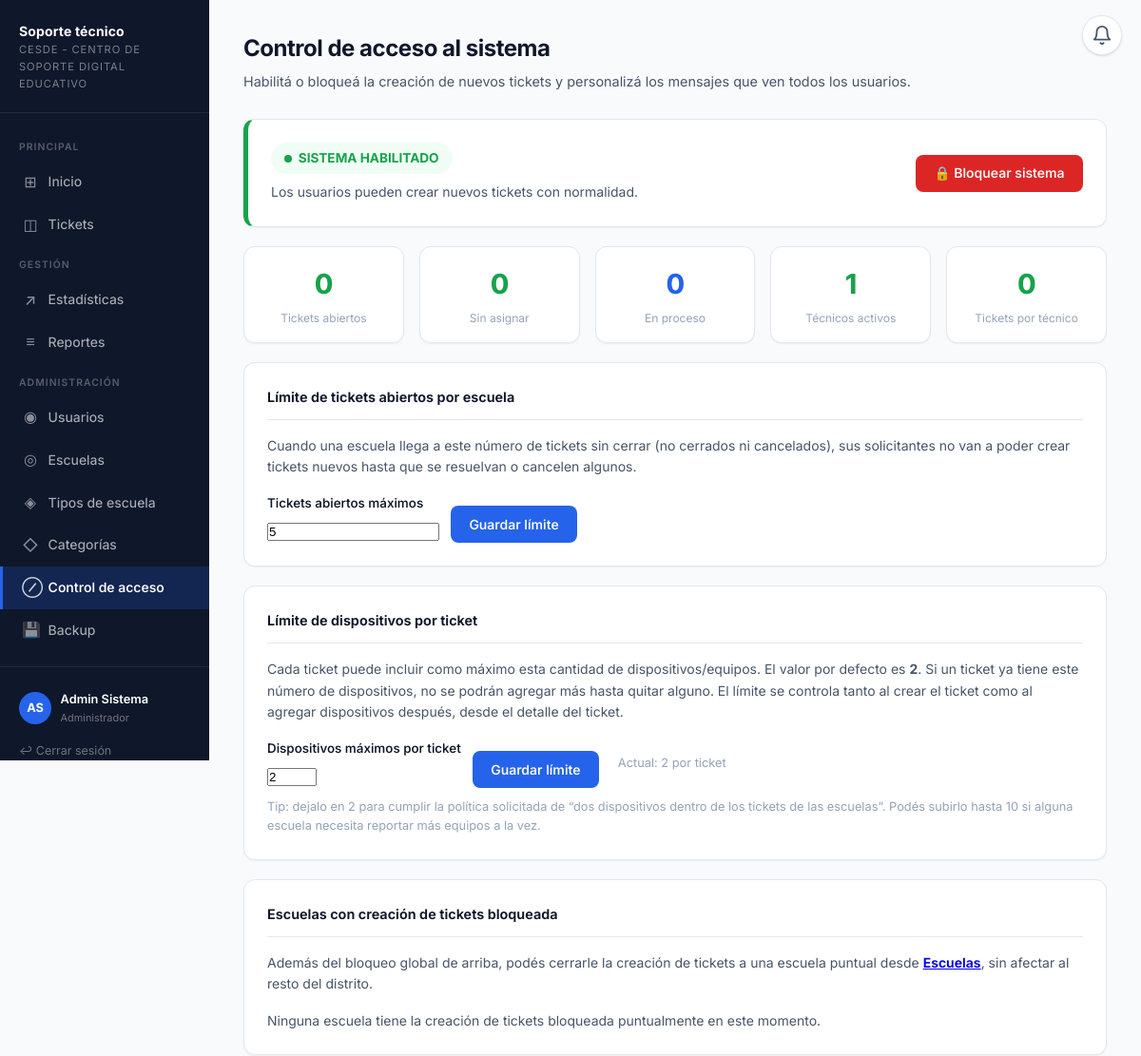
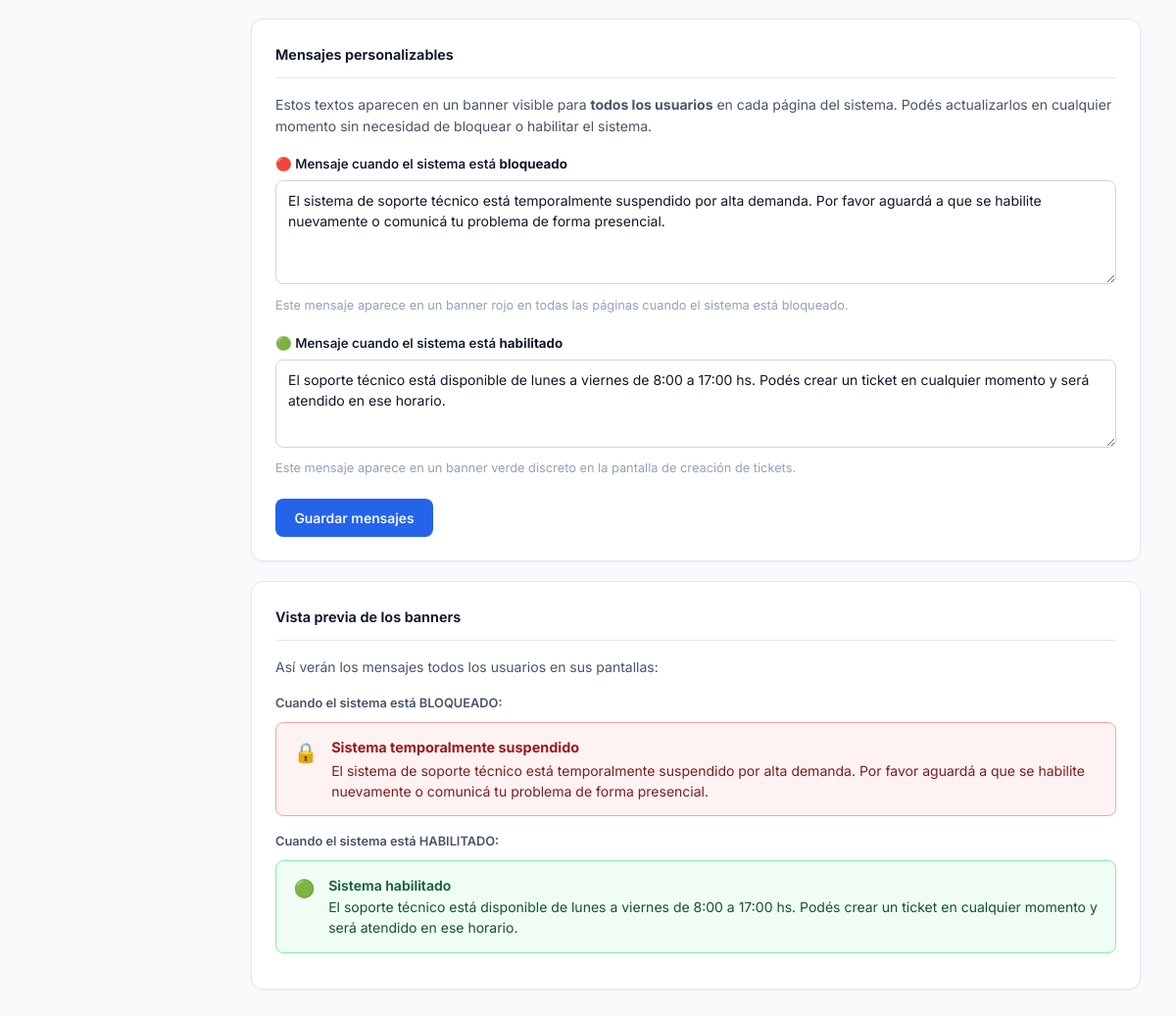
Page /admin_bloqueo.php (signed in) on the committed database (2 pictures, top to bottom).
### tables this page shows
CREATE TABLE configuracion_sistema (
    clave       VARCHAR(80)  NOT NULL PRIMARY KEY,
    valor       TEXT         NULL,
    descripcion VARCHAR(200) NULL,
    actualizado DATETIME     NOT NULL DEFAULT CURRENT_TIMESTAMP ON UPDATE CURRENT_TIMESTAMP
);

### config/sesion.php (called while the page is built, shortened)
<?php
function e(?string $texto): string
{
    return htmlspecialchars($texto ?? '', ENT_QUOTES, 'UTF-8');
}
function config(PDO $pdo, string $clave, string $default = ''): string
{
    if (!array_key_exists($clave, $GLOBALS['__cesde_config_cache'])) {
        $stmt = $pdo->prepare('SELECT valor FROM configuracion_sistema WHERE clave = :c');
        $stmt->execute(['c' => $clave]);
        $row = $stmt->fetch();
    }
    return $GLOBALS['__cesde_config_cache'][$clave];
}
function ticketsBloqueados(PDO $pdo): bool
{
    return config($pdo, 'tickets_bloqueados', '0') === '1';
}
function limiteTicketsAbiertosEscuela(PDO $pdo): int
{
    return (int) config($pdo, 'limite_tickets_abiertos_escuela', '5');
}
function limiteDispositivosPorTicket(PDO $pdo): int
{
    $val = (int) config($pdo, 'limite_dispositivos_por_ticket', '2');
    return $val > 0 ? $val : 2;
}

### public/admin_bloqueo.php (the view, shortened to what this page needs)
<?php
require_once __DIR__ . '/../config/sesion.php';
$pdo     = obtenerConexion();
$bloqueado = ticketsBloqueados($pdo);
$msgBloqueo     = config($pdo, 'mensaje_bloqueo');
$msgHabilitado  = config($pdo, 'mensaje_habilitado');
$bloqueoFecha   = config($pdo, 'bloqueo_fecha');
$bloqueoResp    = config($pdo, 'bloqueo_responsable');
$limiteActual   = limiteTicketsAbiertosEscuela($pdo);
$limiteDispositivosActual = limiteDispositivosPorTicket($pdo);
$escuelasBloqueadas = $pdo->query(
    "SELECT id, nombre, bloqueo_fecha, bloqueo_responsable
     FROM escuelas WHERE tickets_bloqueados = 1 ORDER BY nombre"
)->fetchAll();
$totalAbiertos  = (int) $pdo->query("SELECT COUNT(*) FROM tickets WHERE estado NOT IN ('cerrado','cancelado')")->fetchColumn();
$totalNuevos    = (int) $pdo->query("SELECT COUNT(*) FROM tickets WHERE estado = 'nuevo'")->fetchColumn();
$totalEnProceso = (int) $pdo->query("SELECT COUNT(*) FROM tickets WHERE estado = 'en_proceso'")->fetchColumn();
$tecnicos       = (int) $pdo->query("SELECT COUNT(*) FROM usuarios WHERE rol='tecnico' AND activo=1")->fetchColumn();
$cargaPromedio  = $tecnicos > 0 ? round($totalAbiertos / $tecnicos, 1) : 0;
require __DIR__ . '/../includes/header.php';
?>
<div class="pagina-header">
    <h1>Control de acceso al sistema</h1>
    <p>Habilitá o bloqueá la creación de nuevos tickets y personalizá los mensajes que ven todos los usuarios.</p>
</div>
<div class="tarjeta" style="border-left: 5px solid <?= $bloqueado ? 'var(--rojo)' : 'var(--verde)' ?>; margin-bottom:1.25rem;">
    <div style="display:flex; align-items:center; gap:1.5rem; flex-wrap:wrap;">
        <div style="flex:1;">
            <div style="display:flex; align-items:center; gap:0.75rem; margin-bottom:0.5rem;">
                <span style="
                    display:inline-flex; align-items:center; gap:0.4rem;
                    padding:0.35rem 0.9rem; border-radius:999px; font-size:0.85rem; font-weight:700;
                    background:<?= $bloqueado ? 'var(--rojo-claro)' : 'var(--verde-claro)' ?>;
                    color:<?= $bloqueado ? 'var(--rojo)' : 'var(--verde)' ?>;">
                    <span style="width:8px;height:8px;border-radius:50%;background:currentColor;display:inline-block;
                                 <?= !$bloqueado ? 'animation:pulse 2s infinite;' : '' ?>"></span>
                    <?= $bloqueado ? 'SISTEMA BLOQUEADO' : 'SISTEMA HABILITADO' ?>
                </span>
            </div>
            <?php if ($bloqueado && $bloqueoFecha): ?>
                <p class="texto-2" style="margin:0;">
                    Bloqueado el <?= date('d/m/Y \a \l\a\s H:i', strtotime($bloqueoFecha)) ?>
                    <?= $bloqueoResp ? " por <strong>" . e($bloqueoResp) . "</strong>" : '' ?>.
                </p>
            <?php elseif (!$bloqueado): ?>
                <p class="texto-2" style="margin:0;">Los usuarios pueden crear nuevos tickets con normalidad.</p>
            <?php endif; ?>
        </div>
        <div style="display:flex; gap:0.75rem; flex-shrink:0;">
            <?php if (!$bloqueado): ?>
                <form method="post" onsubmit="return confirm('¿Confirmar bloqueo? Los usuarios no podrán crear tickets hasta que vuelvas a habilitarlo.')">
                    <button type="submit" class="boton-peligro boton" style="margin:0;">
                        🔒 Bloquear sistema
                    </button>
                </form>
            <?php endif; ?>
        </div>
    </div>
</div>
<div style="display:grid; grid-template-columns:repeat(auto-fit,minmax(140px,1fr)); gap:1rem; margin-bottom:1.25rem;">
    <?php
    $contexto = [
        ['Tickets abiertos',  $totalAbiertos,  $totalAbiertos > 20 ? 'var(--rojo)' : ($totalAbiertos > 10 ? 'var(--amarillo)' : 'var(--verde)')],
        ['Sin asignar',       $totalNuevos,    $totalNuevos > 10 ? 'var(--rojo)' : ($totalNuevos > 5 ? 'var(--amarillo)' : 'var(--verde)')],
        ['En proceso',        $totalEnProceso, 'var(--acento)'],
        ['Técnicos activos',  $tecnicos,       'var(--verde)'],
        ['Tickets por técnico', $cargaPromedio, $cargaPromedio > 8 ? 'var(--rojo)' : ($cargaPromedio > 4 ? 'var(--amarillo)' : 'var(--verde)')],
    ];
    foreach ($contexto as [$label, $valor, $color]): ?>
    <div class="tarjeta" style="margin-bottom:0; padding:1rem 1.1rem; text-align:center;">
        <div style="font-size:1.8rem; font-weight:750; color:<?= $color ?>; letter-spacing:-0.02em;"><?= $valor ?></div>
        <div class="texto-3" style="font-size:0.75rem; margin-top:3px;"><?= $label ?></div>
    </div>
    <?php endforeach; ?>
</div>
<div class="tarjeta">
    <div class="tarjeta-titulo">Límite de tickets abiertos por escuela</div>
    <p class="texto-2" style="margin-bottom:1rem;">
        Cuando una escuela llega a este número de tickets sin cerrar (no cerrados ni cancelados),
        sus solicitantes no van a poder crear tickets nuevos hasta que se resuelvan o cancelen algunos.
    </p>
    <form method="post" style="display:flex; align-items:flex-end; gap:0.75rem; flex-wrap:wrap;">
        <div style="min-width:160px;">
            <label for="limite_tickets">Tickets abiertos máximos</label>
            <input type="number" id="limite_tickets" name="limite_tickets" min="1" step="1"
                   value="<?= (int) $limiteActual ?>">
        </div>
        <div class="acciones-fila" style="margin:0;">
            <button type="submit">Guardar límite</button>
        </div>
    </form>
</div>
<div class="tarjeta">
    <div class="tarjeta-titulo">Límite de dispositivos por ticket</div>
    <p class="texto-2" style="margin-bottom:1rem;">
        Cada ticket puede incluir como máximo esta cantidad de dispositivos/equipos. El valor por defecto es <strong>2</strong>.
        Si un ticket ya tiene este número de dispositivos, no se podrán agregar más hasta quitar alguno.
        El límite se controla tanto al crear el ticket como al agregar dispositivos después, desde el detalle del ticket.
    </p>
    <form method="post" style="display:flex; align-items:flex-end; gap:0.75rem; flex-wrap:wrap;">
        <div style="min-width:160px;">
            <label for="limite_dispositivos">Dispositivos máximos por ticket</label>
            <input type="number" id="limite_dispositivos" name="limite_dispositivos" min="1" max="10" step="1"
                   value="<?= (int) $limiteDispositivosActual ?>">
        </div>
        <div class="acciones-fila" style="margin:0;">
            <button type="submit">Guardar límite</button>
        </div>
        <span class="texto-3" style="align-self:center; margin-left:0.5rem;">Actual: <?= (int)$limiteDispositivosActual ?> por ticket</span>
    </form>
    <p class="texto-3" style="margin-top:0.6rem;">
        Tip: dejalo en 2 para cumplir la política solicitada de “dos dispositivos dentro de los tickets de las escuelas”.
        Podés subirlo hasta 10 si alguna escuela necesita reportar más equipos a la vez.
    </p>
</div>
<div class="tarjeta">
    <div class="tarjeta-titulo">Escuelas con creación de tickets bloqueada</div>
    <p class="texto-2" style="margin-bottom:1rem;">
        Además del bloqueo global de arriba, podés cerrarle la creación de tickets a una escuela puntual
        desde <a href="admin_escuelas.php" style="font-weight:650;">Escuelas</a>, sin afectar al resto del distrito.
    </p>
    <?php if ($escuelasBloqueadas): ?>
        <div class="tabla-wrap">
        <table>
            <thead><tr><th>Escuela</th><th>Bloqueada desde</th><th>Responsable</th><th></th></tr></thead>
            <tbody>
            <?php foreach ($escuelasBloqueadas as $esc): ?>
                <tr>
                    <td class="negrita"><?= e($esc['nombre']) ?></td>
                    <td class="texto-2"><?= $esc['bloqueo_fecha'] ? date('d/m/Y H:i', strtotime($esc['bloqueo_fecha'])) : '—' ?></td>
                    <td class="texto-2"><?= e($esc['bloqueo_responsable'] ?? '—') ?></td>
                    <td><a href="admin_escuelas.php" class="boton boton-secundario boton-sm">Gestionar</a></td>
                </tr>
            <?php endforeach; ?>
            </tbody>
        </table>
        </div>
    <?php else: ?>
        <p class="texto-2">Ninguna escuela tiene la creación de tickets bloqueada puntualmente en este momento.</p>
    <?php endif; ?>
</div>
<div class="tarjeta">
    <div class="tarjeta-titulo">Mensajes personalizables</div>
    <p class="texto-2" style="margin-bottom:1rem;">
        Estos textos aparecen en un banner visible para <strong>todos los usuarios</strong> en cada página del sistema.
        Podés actualizarlos en cualquier momento sin necesidad de bloquear o habilitar el sistema.
    </p>
    <form method="post">
        <label for="msg_bloqueo">
            🔴 Mensaje cuando el sistema está <strong>bloqueado</strong>
        </label>
        <textarea id="msg_bloqueo" name="mensaje_bloqueo" rows="4"
                  placeholder="Explicá a los usuarios por qué no pueden crear tickets y qué deben hacer..."><?= e($msgBloqueo) ?></textarea>
        <p class="texto-3" style="margin-top:0.25rem;">
            Este mensaje aparece en un banner rojo en todas las páginas cuando el sistema está bloqueado.
        </p>
        <label for="msg_habilitado">
            🟢 Mensaje cuando el sistema está <strong>habilitado</strong>
        </label>
        <textarea id="msg_habilitado" name="mensaje_habilitado" rows="3"
                  placeholder="Informá el horario de atención, tiempos de respuesta esperados..."><?= e($msgHabilitado) ?></textarea>
        <p class="texto-3" style="margin-top:0.25rem;">
            Este mensaje aparece en un banner verde discreto en la pantalla de creación de tickets.
        </p>
        <div class="acciones-fila">
            <button type="submit">Guardar mensajes</button>
        </div>
    </form>
</div>
<div class="tarjeta">
    <div class="tarjeta-titulo">Vista previa de los banners</div>
    <p class="texto-2" style="margin-bottom:1rem;">Así verán los mensajes todos los usuarios en sus pantallas:</p>
    <p style="font-size:0.8rem; font-weight:600; color:var(--texto-2); margin-bottom:0.5rem;">Cuando el sistema está BLOQUEADO:</p>
    <div class="banner-sistema banner-bloqueado" style="margin-bottom:1rem;">
        <span class="banner-icono">🔒</span>
        <div class="banner-cuerpo">
            <strong>Sistema temporalmente suspendido</strong>
            <span id="preview_bloqueo"><?= e($msgBloqueo) ?></span>
        </div>
    </div>
    <p style="font-size:0.8rem; font-weight:600; color:var(--texto-2); margin-bottom:0.5rem;">Cuando el sistema está HABILITADO:</p>
    <div class="banner-sistema banner-habilitado">
        <span class="banner-icono">🟢</span>
        <div class="banner-cuerpo">
            <strong>Sistema habilitado</strong>
            <span id="preview_habilitado"><?= e($msgHabilitado) ?></span>
        </div>
    </div>
</div>
<?php require __DIR__ . '/../includes/footer.php'; ?>

### css/estilo.css (style rules this page uses)
:root { --acento: #2563eb; --acento-hover: #1d4fd7; --acento-claro: #eff6ff; --fondo: #f8fafc; --superficie: #ffffff; --borde: #e2e8f0; --borde-fuerte: #cbd5e1; --texto: #0f172a; --texto-2: #475569; --texto-3: #94a3b8; --verde: #16a34a; --verde-claro: #f0fdf4; --amarillo: #d97706; --amarillo-claro:#fffbeb; --rojo: #dc2626; --rojo-claro: #fef2f2; --radio-sm: 4px; --radio: 8px; --radio-lg: 12px; --sombra-xs: 0 1px 2px 0 rgb(0 0 0 / .05); --sombra: 0 1px 3px 0 rgb(0 0 0 / .1), 0 1px 2px -1px rgb(0 0 0 / .1); --sombra-md: 0 4px 6px -1px rgb(0 0 0 / .07), 0 2px 4px -2px rgb(0 0 0 / .07); --nav-ancho: 220px; --nav-bg: #0f172a; --transicion: 0.15s ease; }
*, *::before, *::after { box-sizing: border-box; margin: 0; padding: 0; }
html { font-size: 16px; -webkit-font-smoothing: antialiased; }
body { font-family: "Inter", "Segoe UI", system-ui, -apple-system, sans-serif; background: var(--fondo); color: var(--texto); line-height: 1.6; min-height: 100vh; }
.pagina-header { margin-bottom: 1.75rem; }
.pagina-header h1 { font-size: 1.5rem; font-weight: 700; color: var(--texto); letter-spacing: -0.02em; }
.pagina-header p { color: var(--texto-2); font-size: 0.9rem; margin-top: 0.25rem; }
h1 { font-size: 1.5rem; font-weight: 700; letter-spacing: -0.02em; }
.tarjeta { background: var(--superficie); border: 1px solid var(--borde); border-radius: var(--radio-lg); box-shadow: var(--sombra-xs); padding: 1.5rem; margin-bottom: 1.25rem; }
.tarjeta-titulo { font-size: 0.9rem; font-weight: 650; color: var(--texto); margin-bottom: 1rem; padding-bottom: 0.75rem; border-bottom: 1px solid var(--borde); }
label { display: block; font-size: 0.835rem; font-weight: 550; color: var(--texto); margin-bottom: 0.35rem; margin-top: 1.1rem; }
label:first-of-type { margin-top: 0; }
input[type="text"], input[type="email"], input[type="password"], input[type="datetime-local"], input[type="file"], select, textarea { width: 100%; padding: 0.55rem 0.75rem; border: 1px solid var(--borde-fuerte); border-radius: var(--radio); font-size: 0.875rem; font-family: inherit; color: var(--texto); background: var(--superficie); transition: border-color var(--transicion), box-shadow var(--transicion); outline: none; }
input::placeholder, textarea::placeholder { color: var(--texto-3); }
textarea { resize: vertical; min-height: 90px; line-height: 1.55; }
button, .boton { display: inline-flex; align-items: center; gap: 0.4rem; background: var(--acento); color: #ffffff; border: 1px solid transparent; padding: 0.55rem 1.15rem; border-radius: var(--radio); cursor: pointer; font-size: 0.875rem; font-weight: 550; font-family: inherit; text-decoration: none; transition: background var(--transicion), box-shadow var(--transicion), transform var(--transicion); margin-top: 1.25rem; line-height: 1.4; }
.boton-peligro { background: var(--rojo); color: #fff; border-color: transparent; }
.acciones-fila { display: flex; flex-wrap: wrap; gap: 0.6rem; margin-top: 1.25rem; }
.acciones-fila button, .acciones-fila .boton { margin-top: 0; }
.texto-2 { color: var(--texto-2); font-size: 0.875rem; }
.texto-3 { color: var(--texto-3); font-size: 0.8rem; }
.banner-sistema { display: flex; align-items: flex-start; gap: 0.85rem; padding: 0.9rem 1.1rem; border-radius: var(--radio); border: 1px solid transparent; font-size: 0.875rem; line-height: 1.5; margin-bottom: 0.75rem; }
.banner-bloqueado { background: #fef2f2; border-color: #fca5a5; }
.banner-bloqueado .banner-icono { font-size: 1.25rem; flex-shrink: 0; margin-top: 1px; }
.banner-bloqueado strong { display: block; color: #991b1b; font-weight: 700; font-size: 0.9rem; }
.banner-bloqueado span { color: #7f1d1d; display: block; margin-top: 2px; }
.banner-habilitado { background: #f0fdf4; border-color: #86efac; }
.banner-habilitado .banner-icono { font-size: 1.1rem; flex-shrink: 0; margin-top: 1px; }
.banner-habilitado strong { display: block; color: #166534; font-weight: 650; font-size: 0.875rem; }
.banner-habilitado span { color: #14532d; display: block; margin-top: 1px; }
.banner-cuerpo { flex: 1; min-width: 0; }

### rows in the picture
configuracion_sistema: limite_tickets "5"
configuracion_sistema: limite_dispositivos "2", valor "2"
configuracion_sistema: mensaje_bloqueo "El sistema de soporte técnico está temporalmente suspendido por alta demanda. Por favor aguardá a que se habilite nuevamente o comunicá tu problema de forma presencial.", valor "El sistema de soporte técnico está temporalmente suspendido por alta demanda. Por favor aguardá a que se habilite nuevamente o comunicá tu problema de forma presencial."
configuracion_sistema: mensaje_habilitado "El soporte técnico está disponible de lunes a viernes de 8:00 a 17:00 hs. Podés crear un ticket en cualquier momento y será atendido en ese horario.", valor "El soporte técnico está disponible de lunes a viernes de 8:00 a 17:00 hs. Podés crear un ticket en cualquier momento y será atendido en ese horario."

### other values in the picture
$icono "⊞ ◫ ↗ ≡ ◉ ◎ ◈ ◇ ⊘ 💾"
$etiqueta "Inicio Tickets Estadísticas Reportes Usuarios Escuelas Tipos de escuela Categorías Control de acceso Backup"
$iniciales "AS"
$usuario['nombre'] . ' ' . $usuario['apellido'] "Admin Sistema"
$etiquetasRol[$usuario['rol']] "Administrador"
$valor "0"
$label "Tickets abiertos"
$label "Sin asignar"
$label "En proceso"
$valor "1"
$label "Técnicos activos"
$label "Tickets por técnico"
